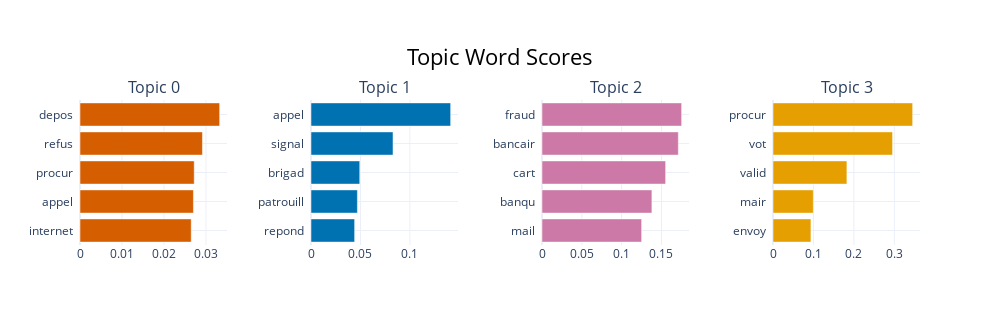

The code cell stored with this chart in its notebook:
### Code cell
model.visualize_barchart()

### Figure 1 — Plotly figure (JSON) as saved in the notebook; plotly's stock layout.template omitted (floating-point values rounded to 4 significant figures)
{"data": [{"marker": {"color": "#D55E00"}, "orientation": "h", "type": "bar", "x": [0.02649, 0.02702, 0.02721, 0.02917, 0.03326], "xaxis": "x", "y": ["internet  ", "appel  ", "procur  ", "refus  ", "depos  "], "yaxis": "y"}, {"marker": {"color": "#0072B2"}, "orientation": "h", "type": "bar", "x": [0.04412, 0.04691, 0.04928, 0.08291, 0.1412], "xaxis": "x2", "y": ["repond  ", "patrouill  ", "brigad  ", "signal  ", "appel  "], "yaxis": "y2"}, {"marker": {"color": "#CC79A7"}, "orientation": "h", "type": "bar", "x": [0.1251, 0.138, 0.1552, 0.1712, 0.1753], "xaxis": "x3", "y": ["mail  ", "banqu  ", "cart  ", "bancair  ", "fraud  "], "yaxis": "y3"}, {"marker": {"color": "#E69F00"}, "orientation": "h", "type": "bar", "x": [0.09375, 0.09968, 0.1827, 0.2956, 0.3453], "xaxis": "x4", "y": ["envoy  ", "mair  ", "valid  ", "vot  ", "procur  "], "yaxis": "y4"}], "layout": {"annotations": [{"font": {"size": 16}, "showarrow": false, "text": "Topic 0", "x": 0.0875, "xanchor": "center", "xref": "paper", "y": 1, "yanchor": "bottom", "yref": "paper"}, {"font": {"size": 16}, "showarrow": false, "text": "Topic 1", "x": 0.3625, "xanchor": "center", "xref": "paper", "y": 1, "yanchor": "bottom", "yref": "paper"}, {"font": {"size": 16}, "showarrow": false, "text": "Topic 2", "x": 0.6375, "xanchor": "center", "xref": "paper", "y": 1, "yanchor": "bottom", "yref": "paper"}, {"font": {"size": 16}, "showarrow": false, "text": "Topic 3", "x": 0.9125, "xanchor": "center", "xref": "paper", "y": 1, "yanchor": "bottom", "yref": "paper"}], "height": 325, "hoverlabel": {"bgcolor": "white", "font": {"family": "Rockwell", "size": 16}}, "showlegend": false, "title": {"font": {"color": "Black", "size": 22}, "text": "Topic Word Scores", "x": 0.5, "xanchor": "center", "yanchor": "top"}, "width": 1000, "xaxis": {"anchor": "y", "domain": [0, 0.175], "showgrid": true}, "xaxis2": {"anchor": "y2", "domain": [0.275, 0.45], "showgrid": true}, "xaxis3": {"anchor": "y3", "domain": [0.55, 0.725], "showgrid": true}, "xaxis4": {"anchor": "y4", "domain": [0.825, 1], "showgrid": true}, "yaxis": {"anchor": "x", "domain": [0, 1], "showgrid": true}, "yaxis2": {"anchor": "x2", "domain": [0, 1], "showgrid": true}, "yaxis3": {"anchor": "x3", "domain": [0, 1], "showgrid": true}, "yaxis4": {"anchor": "x4", "domain": [0, 1], "showgrid": true}}}
